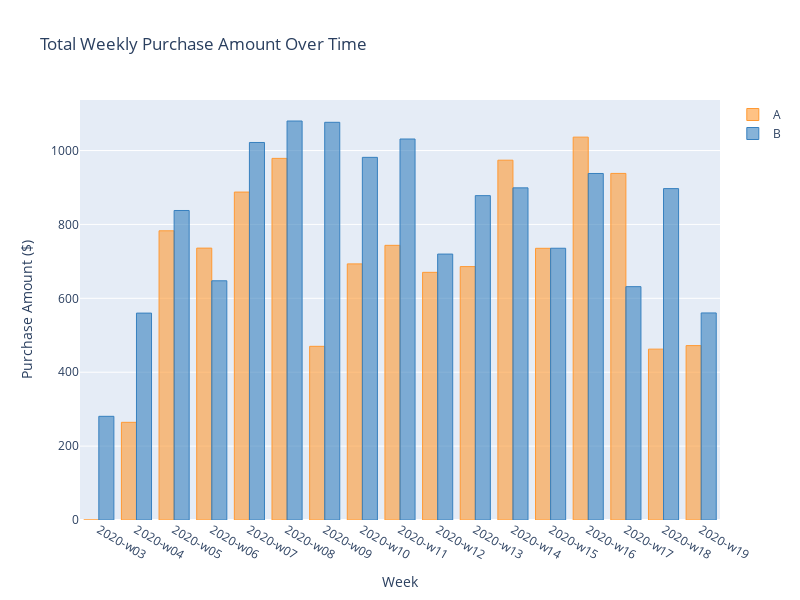

Notebook code cell kept with this figure:
### Markdown cell above
### What Is The Purchase Amount Over Time By Landing Page?

### Code cell
temp = df.groupby(['YearWeek','Landing Page']).agg({'Purchase':'sum','Session Time':'mean',
                                                   'Purchase Amount':'sum',
                                                   'Session Id':'count'}).reset_index()
temp.rename(columns={'Session Id':'Count'},inplace=True)

temp = temp.pivot(index='YearWeek',columns='Landing Page',values='Purchase Amount').reset_index()

layout = cf.Layout(
    height = 600,
    width = 800,
    yaxis = dict(
    title = 'Purchase Amount ($)'),
    xaxis = dict(
    title = 'Week'),
    title = 'Total Weekly Purchase Amount Over Time'
)

fig = temp.set_index('YearWeek')[['A','B']].\
    iplot(kind='bar',
          fill=True,
          width=2,
          asFigure=True,
          layout = layout)

fig.show()

### Figure 1 — Plotly figure (JSON) as saved in the notebook; plotly's stock layout.template omitted (floating-point values rounded to 4 significant figures)
{"data": [{"marker": {"color": "rgba(255, 153, 51, 0.6)", "line": {"color": "rgba(255, 153, 51, 1.0)", "width": 1}}, "name": "A", "orientation": "v", "text": "", "type": "bar", "x": ["2020-w03", "2020-w04", "2020-w05", "2020-w06", "2020-w07", "2020-w08", "2020-w09", "2020-w10", "2020-w11", "2020-w12", "2020-w13", "2020-w14", "2020-w15", "2020-w16", "2020-w17", "2020-w18", "2020-w19"], "y": [0, 264.4, 782.7, 735.9, 887.6, 978.8, 470.1, 693.2, 743.4, 670.3, 685.9, 973.9, 735.4, 1036.0, 938.1, 462.5, 472.0]}, {"marker": {"color": "rgba(55, 128, 191, 0.6)", "line": {"color": "rgba(55, 128, 191, 1.0)", "width": 1}}, "name": "B", "orientation": "v", "text": "", "type": "bar", "x": ["2020-w03", "2020-w04", "2020-w05", "2020-w06", "2020-w07", "2020-w08", "2020-w09", "2020-w10", "2020-w11", "2020-w12", "2020-w13", "2020-w14", "2020-w15", "2020-w16", "2020-w17", "2020-w18", "2020-w19"], "y": [280.6, 560.0, 837.7, 647.5, 1022.0, 1080.0, 1076.0, 981.6, 1031.0, 719.8, 877.9, 899.0, 735.6, 937.9, 631.6, 896.9, 560.4]}], "layout": {"height": 600, "title": {"text": "Total Weekly Purchase Amount Over Time"}, "width": 800, "xaxis": {"autorange": true, "range": [-0.5, 16.5], "title": {"text": "Week"}, "type": "category"}, "yaxis": {"autorange": true, "range": [0, 1137.0], "title": {"text": "Purchase Amount ($)"}, "type": "linear"}}}
